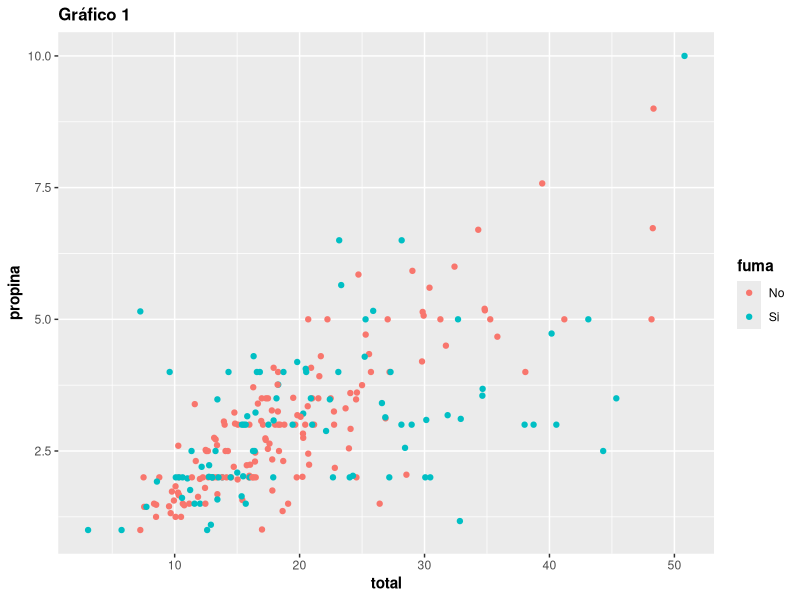
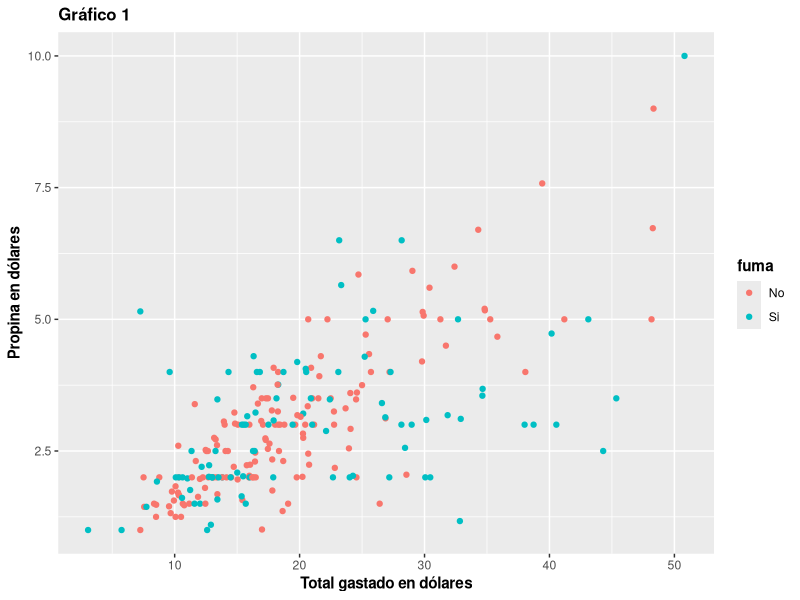
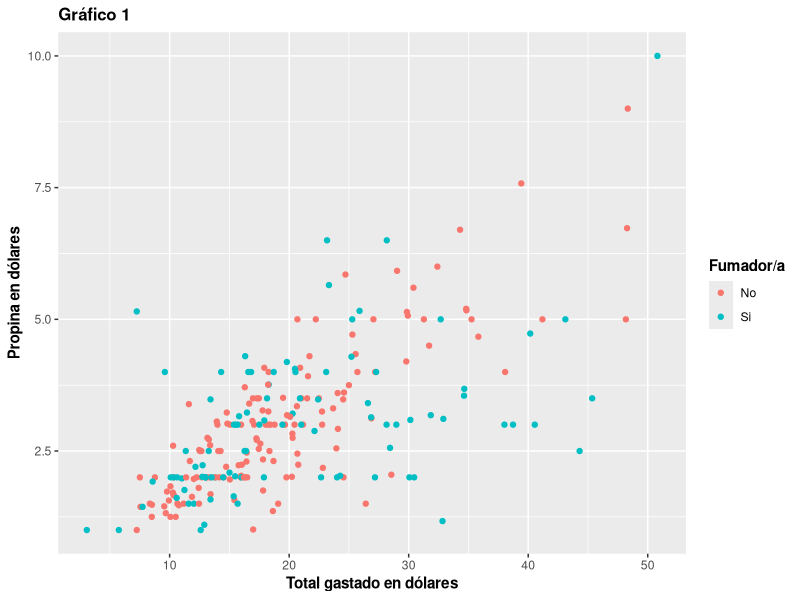
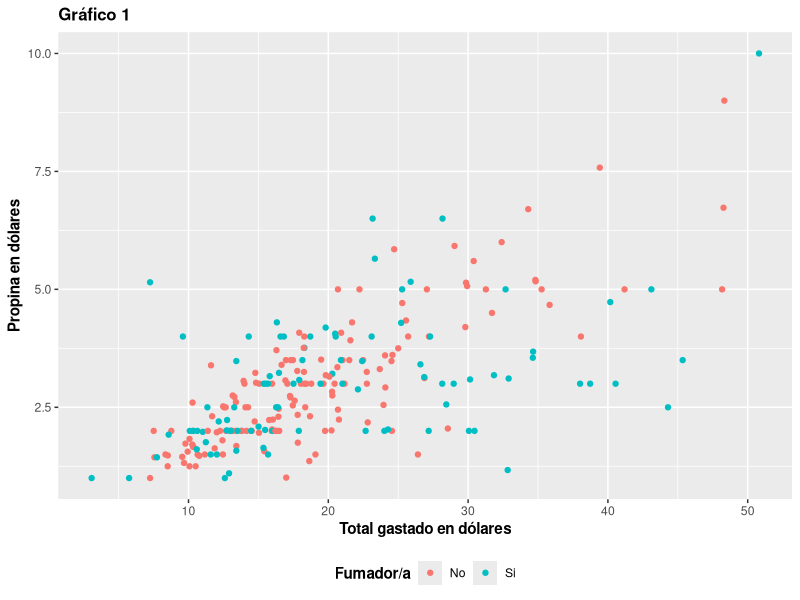
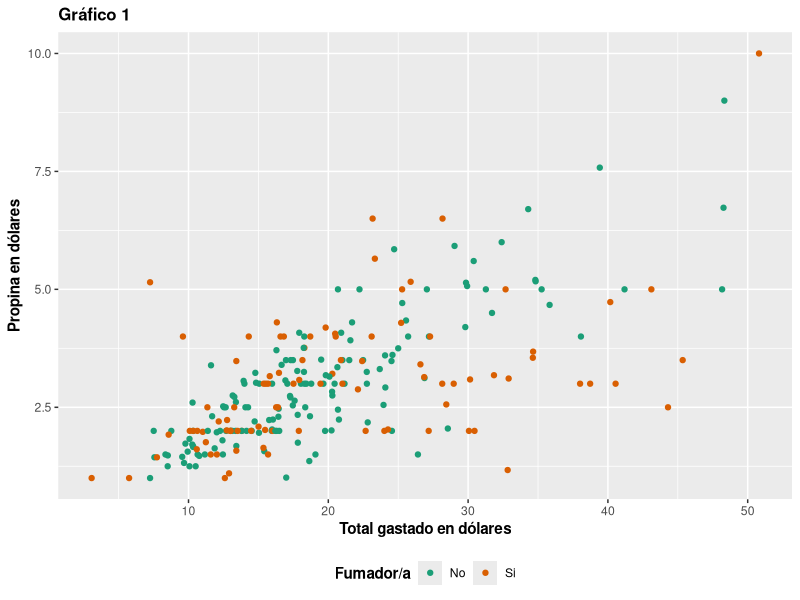
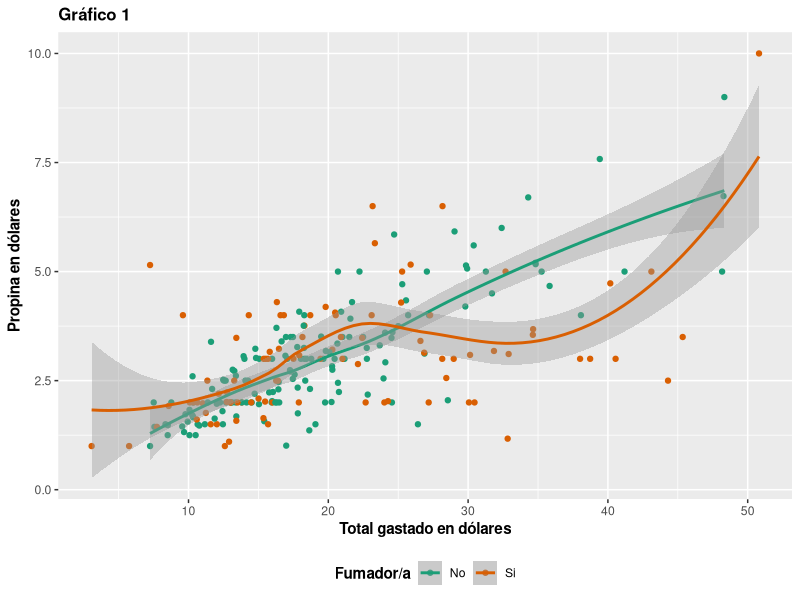
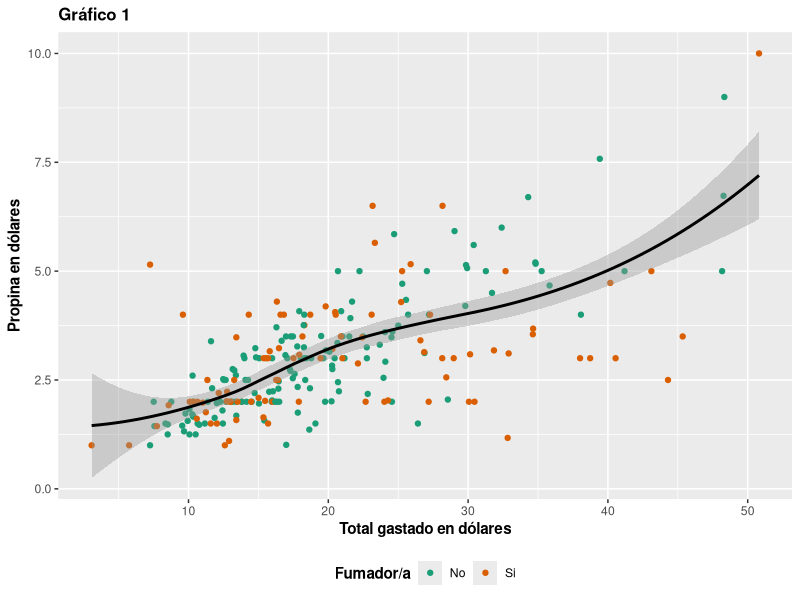
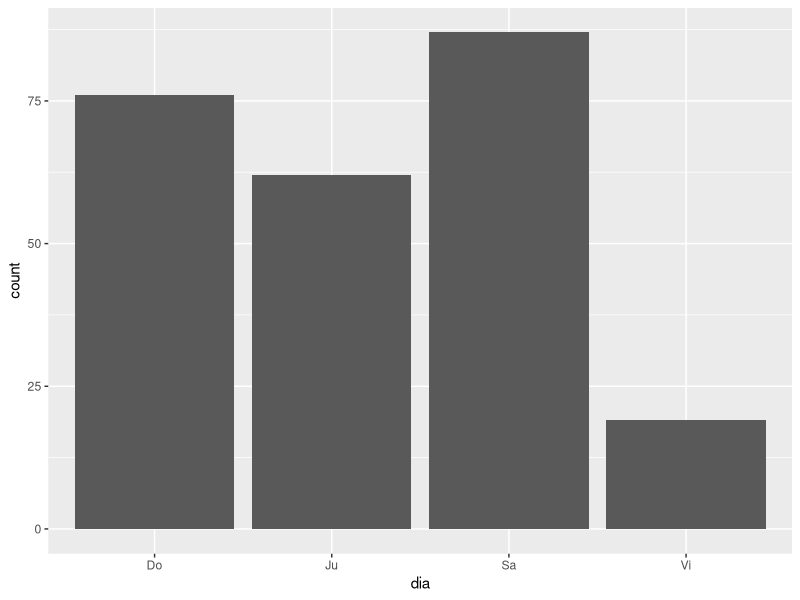

Write R code to recreate these figures, in order.
## ---- chunk 1
knitr::opts_chunk$set(echo = TRUE)
## ---- chunk 2
library(readxl)
propina <- read_excel("Actividad 7/propina.xlsx")
head(propina)
## ---- chunk 3
str(propina)
propina$total <- as.numeric(propina$total)
propina$propina <- as.numeric(propina$propina)
propina$cantidad <- as.numeric(propina$cantidad)
str(propina)
## ---- chunk 4
library(ggplot2)
ggplot(propina, aes(total, propina, color = fuma)) + geom_point() + 
  ggtitle("Gráfico 1") +
  theme (plot.title = element_text(size = rel(1.1), face = "bold")) + 
  theme(axis.title = element_text(face = "bold")) +
  theme(legend.title = element_text(face = "bold"))
## ---- chunk 5
ggplot(propina, aes(total, propina, color = fuma)) + geom_point() + 
  ggtitle("Gráfico 1") +
  labs(x = "Total gastado en dólares", y = "Propina en dólares") +
  theme (plot.title = element_text(size = rel(1.1), face = "bold")) + 
  theme(axis.title = element_text(face = "bold")) +
  theme(legend.title = element_text(face = "bold"))
## ---- chunk 6
ggplot(propina, aes(total, propina, color = fuma)) + geom_point() + 
  ggtitle("Gráfico 1") +
  labs(x = "Total gastado en dólares", y = "Propina en dólares", color = "Fumador/a") +
  theme (plot.title = element_text(size = rel(1.1), face = "bold")) + 
  theme(axis.title = element_text(face = "bold")) +
  theme(legend.title = element_text(face = "bold"))
## ---- chunk 7
ggplot(propina, aes(total, propina, color = fuma)) + geom_point() + 
  ggtitle("Gráfico 1") +
  labs(x = "Total gastado en dólares", y = "Propina en dólares", color = "Fumador/a") +
  theme (plot.title = element_text(size = rel(1.1), face = "bold")) + 
  theme(axis.title = element_text(face = "bold")) +
  theme(legend.title = element_text(face = "bold"), legend.position = "bottom")
## ---- chunk 8
ggplot(propina, aes(total, propina, color = fuma)) + geom_point() +
  scale_color_brewer(palette = "Dark2") +
  ggtitle("Gráfico 1") +
  labs(x = "Total gastado en dólares", y = "Propina en dólares", color = "Fumador/a") +
  theme (plot.title = element_text(size = rel(1.1), face = "bold")) + 
  theme(axis.title = element_text(face = "bold")) +
  theme(legend.title = element_text(face = "bold"), legend.position = "bottom")
## ---- chunk 9
ggplot(propina, aes(total, propina, color = fuma)) + geom_point() + geom_smooth() +
  scale_color_brewer(palette = "Dark2") +
  ggtitle("Gráfico 1") +
  labs(x = "Total gastado en dólares", y = "Propina en dólares", color = "Fumador/a") +
  theme (plot.title = element_text(size = rel(1.1), face = "bold")) + 
  theme(axis.title = element_text(face = "bold")) +
  theme(legend.title = element_text(face = "bold"), legend.position = "bottom")
## ---- chunk 10
ggplot(propina, aes(total, propina, color = fuma)) + geom_point() +
  geom_smooth(color = "black") +
  scale_color_brewer(palette = "Dark2") +
  ggtitle("Gráfico 1") +
  labs(x = "Total gastado en dólares", y = "Propina en dólares", color = "Fumador/a") +
  theme (plot.title = element_text(size = rel(1.1), face = "bold")) + 
  theme(axis.title = element_text(face = "bold")) +
  theme(legend.title = element_text(face = "bold"), legend.position = "bottom")
## ---- chunk 11
ggplot(propina, aes(dia)) + geom_bar()
## ---- chunk 12
ggplot(propina, aes(dia, fill = dia)) + geom_bar()
## ---- chunk 13
install.packages("forcats")
library(forcats)
## ---- chunk 14
ggplot(propina, aes(x = fct_infreq(dia), fill = dia)) + geom_bar()
## ---- chunk 15
ggplot(propina, aes(x = fct_infreq(dia), fill = dia)) + geom_bar() + coord_flip()
